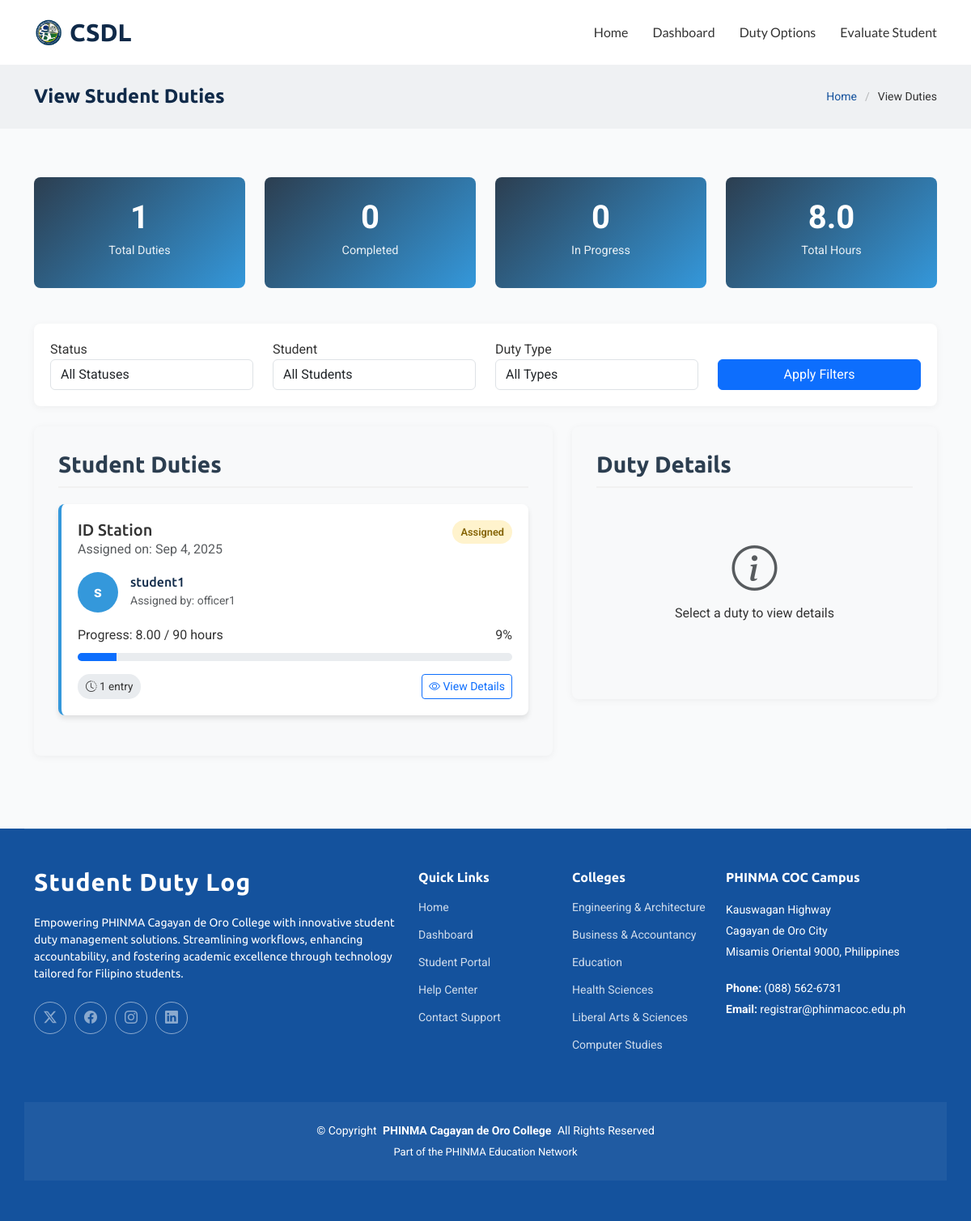
/view-duty.php, run on the app's committed database.
### tables this page shows
CREATE TABLE `duties` (
  `id` int(11) NOT NULL,
  `student_id` int(11) NOT NULL,
  `duty_type` varchar(100) NOT NULL,
  `required_hours` int(11) NOT NULL,
  `deadline` date DEFAULT NULL,
  `assigned_by` int(11) NOT NULL,
  `status` enum('assigned','in_progress','completed') DEFAULT 'assigned',
  `created_at` timestamp NOT NULL DEFAULT current_timestamp()
);

CREATE TABLE `users` (
  `id` int(11) NOT NULL,
  `username` varchar(50) NOT NULL,
  `password` varchar(255) NOT NULL,
  `email` varchar(100) NOT NULL,
  `department` varchar(50) DEFAULT NULL,
  `role` enum('student','instructor','scholarship_officer','superadmin') NOT NULL,
  `created_at` timestamp NOT NULL DEFAULT current_timestamp()
);

### view-duty.php (the view, shortened to what this page needs)
<?php
require_once 'config/config.php';
$dutiesQuery = "
    SELECT d.*, u.username as student_name, u2.username as assigned_by_name
    FROM duties d
    JOIN users u ON d.student_id = u.id
    JOIN users u2 ON d.assigned_by = u2.id
    ORDER BY d.created_at DESC
";
$dutiesStmt = $pdo->query($dutiesQuery);
$duties = $dutiesStmt->fetchAll(PDO::FETCH_ASSOC);
$statsQuery = "
    SELECT
        COUNT(*) as total_duties,
        SUM(CASE WHEN d.status = 'completed' THEN 1 ELSE 0 END) as completed_duties,
        SUM(CASE WHEN d.status = 'in_progress' THEN 1 ELSE 0 END) as in_progress_duties,
        COALESCE(SUM(de.hours), 0) as total_hours
    FROM duties d
    LEFT JOIN duty_entries de ON d.id = de.duty_id AND de.status = 'approved'
";
$statsStmt = $pdo->query($statsQuery);
$stats = $statsStmt->fetch(PDO::FETCH_ASSOC);
function getDutyWithEntries($pdo, $dutyId) {
    $query = "
        SELECT d.*, u.username as student_name, u2.username as assigned_by_name,
               COALESCE(SUM(CASE WHEN de.status = 'approved' THEN de.hours ELSE 0 END), 0) as completed_hours
        FROM duties d
        JOIN users u ON d.student_id = u.id
        JOIN users u2 ON d.assigned_by = u2.id
        LEFT JOIN duty_entries de ON d.id = de.duty_id
        WHERE d.id = :duty_id
        GROUP BY d.id
    ";
    $stmt = $pdo->prepare($query);
    $stmt->execute(['duty_id' => $dutyId]);
    $duty = $stmt->fetch(PDO::FETCH_ASSOC);
    if ($duty) {
        $entriesQuery = "SELECT * FROM duty_entries WHERE duty_id = :duty_id ORDER BY date DESC";
        $entriesStmt = $pdo->prepare($entriesQuery);
        $entriesStmt->execute(['duty_id' => $dutyId]);
        $duty['entries'] = $entriesStmt->fetchAll(PDO::FETCH_ASSOC);
    }
    return $duty;
}
?>
<!DOCTYPE html>
<html lang="en">
<head>
  <link href="assets/vendor/bootstrap/css/bootstrap.min.css" rel="stylesheet">
  <link href="assets/vendor/bootstrap-icons/bootstrap-icons.css" rel="stylesheet">
  <link href="assets/vendor/aos/aos.css" rel="stylesheet">
  <link href="assets/vendor/swiper/swiper-bundle.min.css" rel="stylesheet">
  <link href="assets/vendor/glightbox/css/glightbox.min.css" rel="stylesheet">
  <link href="assets/css/main.css" rel="stylesheet">
</head>
<body class="index-page">
  <header id="header" class="header sticky-top">
    <div class="branding d-flex align-items-center">
      <div class="container position-relative d-flex align-items-center justify-content-between">
        <a href="index.php" class="logo d-flex align-items-center">
          <img src="assets/img/CSDL logo.png" alt="">
          <h1 class="sitename">CSDL</h1>
        </a>
        <nav id="navmenu" class="navmenu">
          <ul>
            <li><a href="index.php">Home</a></li>
            <li><a href="dashboard.php">Dashboard</a></li>
            <li class="dropdown">
              <a href="#"></i>Duty Options</a>
          </li>
            <li><a href="evaluate-student.php">Evaluate Student</a></li>
          </ul>
        </nav>
      </div>
    </div>
  </header>
  <main class="main">
    <div class="page-title light-background">
      <div class="container d-lg-flex justify-content-between align-items-center">
        <h1 class="mb-2 mb-lg-0">View Student Duties</h1>
        <nav class="breadcrumbs">
          <ol>
            <li><a href="index.php">Home</a></li>
            <li class="current">View Duties</li>
          </ol>
        </nav>
      </div>
    </div>
    <section id="view" class="view section">
      <div class="container" data-aos="fade-up" data-aos-delay="100">
        <div class="row mb-4">
          <div class="col-md-3">
            <div class="stats-card">
              <p class="stats-number" id="totalDuties"><?php echo $stats['total_duties']; ?></p>
              <p class="stats-label">Total Duties</p>
            </div>
          </div>
          <div class="col-md-3">
            <div class="stats-card">
              <p class="stats-number" id="completedDuties"><?php echo $stats['completed_duties']; ?></p>
              <p class="stats-label">Completed</p>
            </div>
          </div>
          <div class="col-md-3">
            <div class="stats-card">
              <p class="stats-number" id="inProgressDuties"><?php echo $stats['in_progress_duties']; ?></p>
              <p class="stats-label">In Progress</p>
            </div>
          </div>
          <div class="col-md-3">
            <div class="stats-card">
              <p class="stats-number" id="totalHours"><?php echo number_format($stats['total_hours'], 1); ?></p>
              <p class="stats-label">Total Hours</p>
            </div>
          </div>
        </div>
        <div class="filter-section">
          <div class="row">
            <div class="col-md-3">
              <div class="form-group">
                <label for="statusFilter">Status</label>
                <select class="form-control" id="statusFilter">
                  <option value="all">All Statuses</option>
                </select>
              </div>
            </div>
            <div class="col-md-3">
              <div class="form-group">
                <label for="studentFilter">Student</label>
                <select class="form-control" id="studentFilter">
                  <option value="all">All Students</option>
                </select>
              </div>
            </div>
            <div class="col-md-3">
              <div class="form-group">
                <label for="dutyTypeFilter">Duty Type</label>
                <select class="form-control" id="dutyTypeFilter">
                  <option value="all">All Types</option>
                </select>
              </div>
            </div>
            <div class="col-md-3 d-flex align-items-end">
              <button class="btn btn-primary w-100" id="applyFilters">Apply Filters</button>
            </div>
          </div>
        </div>
        <div class="row">
          <div class="col-lg-7">
            <div class="view-section">
              <h3 class="section-title">Student Duties</h3>
              <div id="dutiesContainer">
                <?php if (empty($duties)): ?>
                <div class="text-center py-5">
                  <i class="bi bi-inbox display-4 text-muted"></i>
                  <p class="mt-2">No duties found</p>
                  <p class="text-muted">Try adjusting your filters to see more results</p>
                </div>
                <?php else: ?>
                  <?php foreach ($duties as $duty):
                    $statusClass = 'status-' . $duty['status'];
                    $statusText = ucfirst(str_replace('_', ' ', $duty['status']));
                    $completedHours = getDutyWithEntries($pdo, $duty['id'])['completed_hours'] ?? 0;
                    $progressPercent = $duty['required_hours'] > 0 ?
                                     min(100, ($completedHours / $duty['required_hours']) * 100) : 0;
                  ?>
                  <div class="duty-card" data-duty-id="<?php echo $duty['id']; ?>">
                    <div class="d-flex justify-content-between align-items-start mb-3">
                      <div>
                        <h5 class="card-title"><?php echo htmlspecialchars($duty['duty_type']); ?></h5>
                        <p class="card-subtitle text-muted">Assigned on: <?php echo date('M j, Y', strtotime($duty['created_at'])); ?></p>
                      </div>
                      <span class="status-badge <?php echo $statusClass; ?>"><?php echo $statusText; ?></span>
                    </div>
                    <div class="student-info d-flex align-items-center mb-3">
                      <div class="student-avatar"><?php echo substr($duty['student_name'], 0, 1); ?></div>
                      <div>
                        <h6 class="mb-0"><?php echo htmlspecialchars($duty['student_name']); ?></h6>
                        <small class="text-muted">Assigned by: <?php echo htmlspecialchars($duty['assigned_by_name']); ?></small>
                      </div>
                    </div>
                    <div class="duty-progress">
                      <div class="d-flex justify-content-between">
                        <span>Progress: <?php echo $completedHours; ?> / <?php echo $duty['required_hours']; ?> hours</span>
                        <span><?php echo min(100, round($progressPercent)); ?>%</span>
                      </div>
                      <div class="progress">
                        <div class="progress-bar" role="progressbar" style="width: <?php echo $progressPercent; ?>%"
                          aria-valuenow="<?php echo $progressPercent; ?>" aria-valuemin="0" aria-valuemax="100"></div>
                      </div>
                    </div>
                    <div class="d-flex justify-content-between align-items-center mt-3">
                      <span class="time-badge"><i class="bi bi-clock-history"></i>
                        <?php
                        $entriesCount = count(getDutyWithEntries($pdo, $duty['id'])['entries'] ?? []);
                        echo $entriesCount . ' entr' . ($entriesCount === 1 ? 'y' : 'ies');
                        ?>
                      </span>
                      <button class="btn btn-outline-primary btn-sm view-details-btn" data-duty-id="<?php echo $duty['id']; ?>">
                        <i class="bi bi-eye"></i> View Details
                      </button>
                    </div>
                  </div>
                  <?php endforeach; ?>
                <?php endif; ?>
              </div>
            </div>
          </div>
          <div class="col-lg-5">
            <div class="view-section">
              <h3 class="section-title">Duty Details</h3>
              <div class="duty-details" id="dutyDetails">
                <div class="text-center py-5">
                  <i class="bi bi-info-circle display-4 text-muted"></i>
                  <p class="mt-2">Select a duty to view details</p>
                </div>
              </div>
            </div>
          </div>
        </div>
      </div>
    </section>
  </main>
  <footer id="footer" class="footer dark-background">
    <div class="container footer-top">
      <div class="row gy-4">
        <div class="col-lg-5 col-md-12 footer-about">
          <a href="index.php" class="logo d-flex align-items-center">
            <span class="sitename">Student Duty Log</span>
          </a>
          <p>Empowering PHINMA Cagayan de Oro College with innovative student duty management solutions. Streamlining workflows, enhancing accountability, and fostering academic excellence through technology tailored for Filipino students.</p>
          <div class="social-links d-flex mt-4">
            <a href=""><i class="bi bi-twitter-x"></i></a>
            <a href=""><i class="bi bi-facebook"></i></a>
            <a href=""><i class="bi bi-instagram"></i></a>
            <a href=""><i class="bi bi-linkedin"></i></a>
          </div>
        </div>
        <div class="col-lg-2 col-6 footer-links">
          <h4>Quick Links</h4>
          <ul>
            <li><a href="index.php">Home</a></li>
            <li><a href="dashboard.php">Dashboard</a></li>
            <li><a href="#">Student Portal</a></li>
            <li><a href="#">Help Center</a></li>
            <li><a href="#">Contact Support</a></li>
          </ul>
        </div>
        <div class="col-lg-2 col-6 footer-links">
          <h4>Colleges</h4>
          <ul>
            <li><a href="#">Engineering & Architecture</a></li>
            <li><a href="#">Business & Accountancy</a></li>
            <li><a href="#">Education</a></li>
            <li><a href="#">Health Sciences</a></li>
            <li><a href="#">Liberal Arts & Sciences</a></li>
            <li><a href="#">Computer Studies</a></li>
          </ul>
        </div>
        <div class="col-lg-3 col-md-12 footer-contact text-center text-md-start">
          <h4>PHINMA COC Campus</h4>
          <p>Kauswagan Highway</p>
          <p>Cagayan de Oro City</p>
          <p>Misamis Oriental 9000, Philippines</p>
          <p class="mt-4"><strong>Phone:</strong> <span>(088) 562-6731</span></p>
          <p><strong>Email:</strong> <span>registrar@phinmacoc.edu.ph</span></p>
        </div>
      </div>
    </div>
    <div class="container copyright text-center mt-4">
      <p>© <span>Copyright</span> <strong class="px-1 sitename">PHINMA Cagayan de Oro College</strong> <span>All Rights Reserved</span></p>
      <div class="credits">
        Part of the PHINMA Education Network
      </div>
    </div>
  </footer>
</body>
</html>

### view-duty.php (style rules this page uses)
:root { --primary-color: #2c3e50; --secondary-color: #3498db; --success-color: #27ae60; --warning-color: #f39c12; --danger-color: #e74c3c; --light-color: #f8f9fa; --dark-color: #343a40; }
.view-section { background-color: #f8f9fa; padding: 30px; border-radius: 8px; margin-bottom: 30px; box-shadow: 0 2px 10px rgba(0,0,0,0.05); }
.filter-section { background-color: white; padding: 20px; border-radius: 8px; margin-bottom: 25px; box-shadow: 0 2px 10px rgba(0,0,0,0.05); }
.section-title { border-bottom: 2px solid #f1f1f1; padding-bottom: 10px; margin-bottom: 20px; font-weight: 600; color: #2c3e50; }
.duty-card { background: white; border-radius: 8px; padding: 20px; box-shadow: 0 4px 6px rgba(0,0,0,0.1); margin-bottom: 20px; border-left: 4px solid var(--secondary-color); transition: transform 0.3s ease; cursor: pointer; }
.status-badge { padding: 5px 10px; border-radius: 20px; font-size: 0.8rem; font-weight: 600; }
.status-assigned { background-color: #fff3cd; color: #856404; }
.student-avatar { width: 50px; height: 50px; border-radius: 50%; background-color: var(--secondary-color); display: flex; align-items: center; justify-content: center; color: white; font-weight: bold; font-size: 1.2rem; margin-right: 15px; }
.progress { height: 10px; margin: 10px 0; }
.time-badge { background-color: #e9ecef; padding: 5px 10px; border-radius: 15px; font-size: 0.85rem; }
.stats-card { background: linear-gradient(135deg, var(--primary-color) 0%, var(--secondary-color) 100%); color: white; border-radius: 8px; padding: 20px; margin-bottom: 20px; text-align: center; }
.stats-number { font-size: 2.5rem; font-weight: 700; margin-bottom: 0; }
.stats-label { font-size: 0.9rem; opacity: 0.9; }
.duty-details { max-height: 500px; overflow-y: auto; }

### data on the page
duties: duty_type "ID Station", created_at "Sep 4, 2025", status "Assigned", student.username "s", student.username "student1", assigned_by.username "officer1", completedHours "8.00", required_hours "90", min(100, round($progressPercent)) "9", $progressPercent 8.8888888888889 (drawn), entriesCount "1"

### other printed values
$stats['total_duties'] "1"
$stats['completed_duties'] "0"
$stats['in_progress_duties'] "0"
$stats['total_hours'] "8.0"
